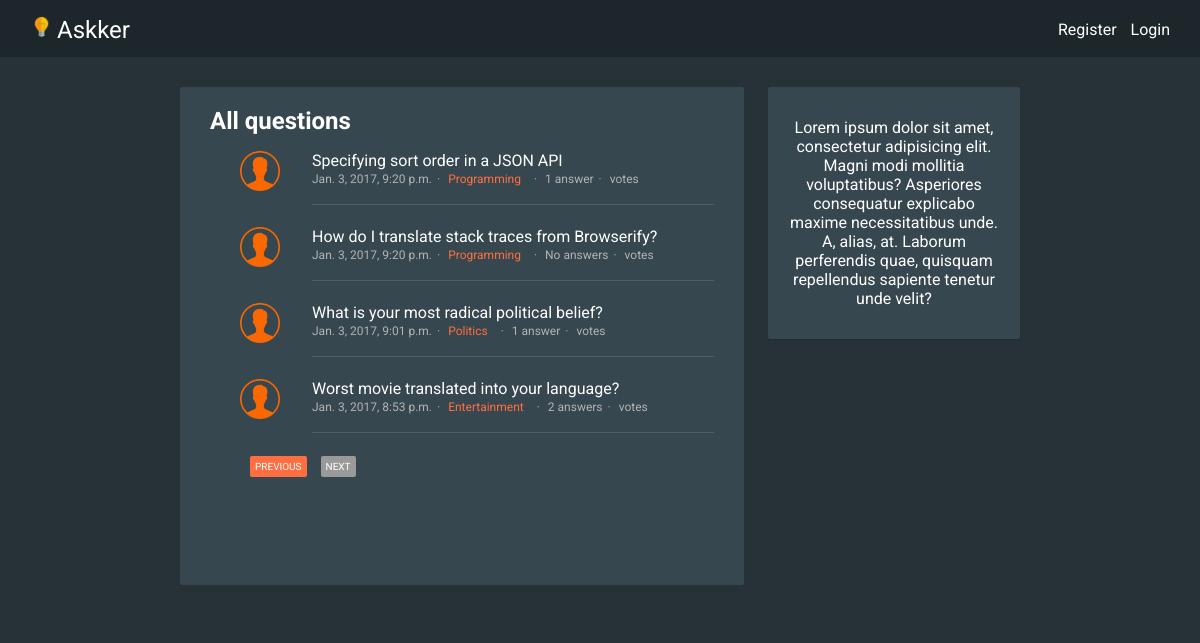
Screenshot of /?page=2 with the database file from the repository.
### questions/models.py (models this page shows, shortened)
class Question(models.Model):
    topics = models.ManyToManyField('questions.Topic', related_name="questions")
    title = models.CharField(max_length=50)
    body = models.CharField(max_length=200)
    author = models.ForeignKey(User, default="")
    slug = models.SlugField(default="")
    created_at = models.DateTimeField(default=timezone.now)
    votes = VotableManager()

class Topic(models.Model):
    name = models.CharField(max_length=20)
    slug = models.SlugField()

### questions/views/question_list.py (the view)
# urls.py: url(r'^$', QuestionListView.as_view(), name="index"),
class QuestionListView(QuestionPaginationMixin, ListView):
    template_name = "questions/question_list.html"
    context_object_name = "questions"
    _page = None
    def get_context_data(self, **kwargs):
        data = super(QuestionListView, self).get_context_data(**kwargs)
        data["question_count_all"] = Question.objects.all().count()
        data["topic_list"] = Topic.objects.all().annotate(question_count=Count("questions"))
        data["page"] = self._page
        return data
    def get_queryset(self):
        q = Question.objects.all().order_by('-created_at')
        q = q.annotate(answers_count=Count("answers"))
        page_number = self.request.GET.get("page")
        page, data = self.paginate_questions(q, page_number)
        self._page = page
        return data

### questions/views/mixins/paginate.py (called while the page is built)
    def paginate_questions(self, queryset, page_number):
        paginator = Paginator(queryset, self._questions_per_page)
        try:
            page = paginator.page(page_number)
        except PageNotAnInteger:
            page = paginator.page(1)
        except EmptyPage:
            page = paginator.page(paginator.num_pages)
        return page, page.object_list

### templates/questions/question_list.html
{% extends "body.html" %}
{% block content %}
    <div class="question-list">
        <h2 class="question-list__title">All questions</h2>
        <ul class="question-list__list">
            {% for question in questions %}
                <li class="question">
                    <div class="question__author">
                        <a class="question__author-link" href=""><img class="question__author-avatar" width="40" height="40" src="/static/img/user.png" alt=""></a>
                    </div>
                    <div class="question__content">
                        <div class="question__title">
                            <a href="{% url "question_detail" question_slug=question.slug %}">{{ question.title }}</a>
                        </div>
                        <div class="question__meta">
                            <span class="question__meta-item">{{ question.created_at }}</span>
                            <span class="question__meta-item">
                                {% for topic in question.topics.all %}
                                    <a href="{% url "topic_detail" topic_slug=topic.slug %}" class="question__topic-link link--orange">{{ topic.name }}</a>
                                {% endfor %}
                            </span>
                            {% if question.answers.count > 1 %}
                                <span class="question__meta-item">{{ question.answers.count }} answers</span>
                            {% elif question.answers.count == 1 %}
                                <span class="question__meta-item">{{ question.answers.count }} answer</span>
                            {% else %}
                                <span class="question__meta-item">No answers</span>
                            {% endif %}
                            {% if question.votes.count == 1 %}
                                <span class="question__meta-item">{{  question.votes.count }} vote</span>
                            {% else %}
                                 <span class="question__meta-item">{{ question.votes.count }} votes</span>
                            {% endif %}
                        </div>
                    </div>
                </li>
            {% endfor %}
        </ul>
        <ul class="pagination">
            <li class="pagination__item {% if not page.has_previous %}disabled{% endif %}">
                <a class="pagination__button" href="{% if page.has_previous %}?page={{ page.previous_page_number }}{% else %}#{% endif %}">Previous</a>
            </li>
            <li class="pagination__item {% if not page.has_next %}disabled{% endif %}">
                <a class="pagination__button" href="{% if page.has_next %}?page={{ page.next_page_number }}{% else %}#{% endif %}">Next</a>
            </li>
        </ul>
    </div>
{% endblock %}

### static/css/styles.css (style rules this page uses)
body { margin: 0; padding: 0; height: 100%; font-family: "Roboto", sans-serif; background-color: #263238; color: white; }
a { color: white; text-decoration: none; }
ul { list-style: none; }
.link--orange { color: #FF6E40; }
.disabled a { background-color: #9a9a9a; pointer-events: none; cursor: default; }
.question-list__title { margin: 0; }
.question-list__list { margin: 0; padding: 0; color: white; }
.question { width: 100%; }
.question:after { content: ""; clear: both; display: table; }
.question__content { margin: 0 0 0 102px; padding: 16px 30px 16px 0; border-bottom: 1px solid #4f5d64; }
.question__author { float: left; width: 40px; padding: 16px 30px; }
.question__author-link { display: inline-block; }
.question__topic-link { margin-right: 5px; }
.question__meta { margin: 0; padding: 0; font-size: 12px; line-height: 18px; color: #b3b3b3; }
.question__meta-item:not(:last-child) { margin-right: 5px; }
.question__meta-item:not(:last-child):after { margin: 0 0 0 5px; content: "·"; }
.pagination__item { display: inline-block; margin-right: 10px; }
.pagination__button { display: inline-block; font-size: 10px; padding: 5px 5px; border: 0; border-radius: 2px; background-color: #FF6E40; color: white; text-transform: uppercase; cursor: pointer; }

### rows the page displays
Question: title "Specifying sort order in a JSON API", created_at "Jan. 3, 2017, 9:20 p.m.", answers.count "1"
Topic: name "Programming"
Question: title "How do I translate stack traces from Browserify?", created_at "Jan. 3, 2017, 9:20 p.m.", shows "No answers"
Question: title "What is your most radical political belief?", created_at "Jan. 3, 2017, 9:01 p.m.", answers.count "1"
Topic: name "Politics"
Question: title "Worst movie translated into your language?", created_at "Jan. 3, 2017, 8:53 p.m.", answers.count "2"
Topic: name "Entertainment"
